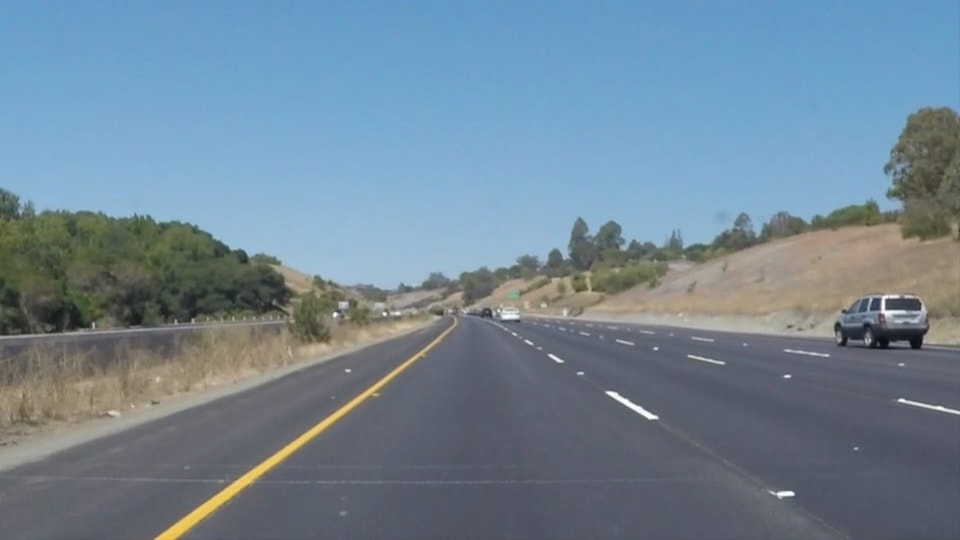
#> input picture CarND-LaneLines-P1/test_images/solidYellowCurve.jpg, 960 x 540 px
$ jupyter execute --allow-errors P1.ipynb   (shell and % lines are left out)
#> lines starting #> are read from the running program, lines starting #| are printed output that depends on the picture; after the words box and inside, x2 and y2 are one past the last pixel; in counts of white or black regions, pixels touching at a corner belong together
# **Finding Lane Lines on the Road**
***
In this project, you will use the tools you learned about in the lesson to identify lane lines on the road.  You can develop your pipeline on a series of individual images, and later apply the result to a video stream (really just a series of images). Check out the video clip "raw-lines-example.mp4" (also contained in this repository) to see what the output should look like after using the helper functions below.

Once you have a result that looks roughly like "raw-lines-example.mp4", you'll need to get creative and try to average and/or extrapolate the line segments you've detected to map out the full extent of the lane lines.  You can see an example of the result you're going for in the video "P1_example.mp4".  Ultimately, you would like to draw just one line for the left side of the lane, and one for the right.

---
Let's have a look at our first image called 'test_images/solidWhiteRight.jpg'.  Run the 2 cells below (hit Shift-Enter or the "play" button above) to display the image.

**Note** If, at any point, you encounter frozen display windows or other confounding issues, you can always start again with a clean slate by going to the "Kernel" menu above and selecting "Restart & Clear Output".

---

**The tools you have are color selection, region of interest selection, grayscaling, Gaussian smoothing, Canny Edge Detection and Hough Tranform line detection.  You  are also free to explore and try other techniques that were not presented in the lesson.  Your goal is piece together a pipeline to detect the line segments in the image, then average/extrapolate them and draw them onto the image for display (as below).  Once you have a working pipeline, try it out on the video stream below.**

---

<figure>

 <figcaption>
 <p></p>
 <p style="text-align: center;"> Your output should look something like this (above) after detecting line segments using the helper functions below </p>
 </figcaption>
</figure>
 <p></p>
<figure>

 <figcaption>
 <p></p>
 <p style="text-align: center;"> Your goal is to connect/average/extrapolate line segments to get output like this</p>
 </figcaption>
</figure>

[cell 1]
#importing some useful packages
import matplotlib.pyplot as plt
import matplotlib.image as mpimg
import numpy as np
import cv2

[cell 2]
#reading in an image
image = mpimg.imread('test_images/solidYellowCurve.jpg')
#> image is the input picture: shape (540, 960, 3); mean R, G, B 113, 133.4, 149
#printing out some stats and plotting
print('This image is:', type(image), 'with dimesions:', image.shape)
#| This image is: <class 'numpy.ndarray'> with dimesions: (540, 960, 3)
plt.imshow(image)  #call as plt.imshow(gray, cmap='gray') to show a grayscaled image

**Some OpenCV functions (beyond those introduced in the lesson) that might be useful for this project are:**

`cv2.inRange()` for color selection
`cv2.fillPoly()` for regions selection
`cv2.line()` to draw lines on an image given endpoints
`cv2.addWeighted()` to coadd / overlay two images
`cv2.cvtColor()` to grayscale or change color
`cv2.imwrite()` to output images to file
`cv2.bitwise_and()` to apply a mask to an image

**Check out the OpenCV documentation to learn about these and discover even more awesome functionality!**

Below are some helper functions to help get you started. They should look familiar from the lesson!

[cell 3]
import math

def grayscale(img):
    """Applies the Grayscale transform
    This will return an image with only one color channel
    but NOTE: to see the returned image as grayscale
    you should call plt.imshow(gray, cmap='gray')"""
    return cv2.cvtColor(img, cv2.COLOR_RGB2GRAY)
    # Or use BGR2GRAY if you read an image with cv2.imread()
    # return cv2.cvtColor(img, cv2.COLOR_BGR2GRAY)

def canny(img, low_threshold, high_threshold):
    """Applies the Canny transform"""
    return cv2.Canny(img, low_threshold, high_threshold)

def gaussian_blur(img, kernel_size):
    """Applies a Gaussian Noise kernel"""
    return cv2.GaussianBlur(img, (kernel_size, kernel_size), 0)

def region_of_interest(img, vertices):
    """
    Applies an image mask.

    Only keeps the region of the image defined by the polygon
    formed from `vertices`. The rest of the image is set to black.
    """
    #defining a blank mask to start with
    mask = np.zeros_like(img)

    #defining a 3 channel or 1 channel color to fill the mask with depending on the input image
    if len(img.shape) > 2:
        channel_count = img.shape[2]  # i.e. 3 or 4 depending on your image
        ignore_mask_color = (255,) * channel_count
    else:
        ignore_mask_color = 255

    #filling pixels inside the polygon defined by "vertices" with the fill color
    cv2.fillPoly(mask, vertices, ignore_mask_color)

    #returning the image only where mask pixels are nonzero
    masked_image = cv2.bitwise_and(img, mask)
    return masked_image

def draw_vertices(img, vertices, color=[0, 255, 0], thickness=3):
    for i in range(0, vertices.shape[1]-1):
        cv2.line(img, (vertices[0][i][0], vertices[0][i][1]), (vertices[0][i+1][0], vertices[0][i+1][1]), color, thickness)

def draw_lines(img, lines, color=[255, 0, 0], thickness=8):
    for line in lines:
        for x1,y1,x2,y2 in line:
            cv2.line(img, (x1, y1), (x2, y2), color, thickness)

def slope(lines):
    slopes = [] # list that contains the slope of all lines
    for line in lines:
        for x1, y1, x2, y2 in line:
            if (x1 != x2):
                slopes.append((y2-y1)/(x2-x1))
            else:
                slopes.append(0)
    return np.array(slopes)

def slope_filter(lines, min_slope, max_slope):
    slopes = slope(lines)
    return lines[np.where((slopes<max_slope) & (slopes>min_slope))[0],:,:]

def position_filter(lines, min_x, max_x):
    in_range = np.logical_and(np.logical_and(lines[:,0,0]>min_x,lines[:,0,0]<max_x),np.logical_and(lines[:,0,2]>min_x,lines[:,0,2]<max_x))
    return lines[np.where(in_range)[0],:,:]

# use opencv fitLine function
# [8 lines left out: function fit_lines_cv, not called in this run]

# distance between point(x,y) and line(x=ay+b)
def distance(x,y,a,b):
    return a*a*np.square(x-a*y+b)+np.square(a*y-x+b)

def line2points(lines):
    x = []
    y = []
    step = 2
    for line in lines:
        for x1, y1, x2, y2 in line:
            p = x1
            # y = ax+b
            a = (y2-y1)/(x2-x1)
            b = y1 - a*x1
            while p<=x2:
                x.append(p)
                y.append(a*p+b)
                p = p+step
            x.append(x2)
            y.append(y2)
    return np.array(x), np.array(y)

def fit_lines(lines, y_min, y_max):
    # first, fit all lines to a single line
    x, y = line2points(lines)
    p = np.polyfit(y, x, 1) # linear fit

    # remove 10% points that has largest distance to the line
    distances = distance(x,y,p[0],p[1])
    points = np.column_stack((x,y,distances))
    points.view('float,float,float').sort(order=['f2'], axis=0)
    total = points.shape[0]
    n = int(total*0.1)

    # fit again
    x = points[:total-n,0]
    y = points[:total-n,1]
    p = np.polyfit(y, x, 1)
    return np.array([[(p[0]*y_min+p[1], y_min, p[0]*y_max+p[1], y_max)]]).astype(int)

# divide lines into left and right lanes and then extropolate (with averaging) two lanes
def draw_lanes(img, lines, y_min, y_max, x_left, x_right, debug):
#     print('draw lanes', lines.shape)
    left_lines = lines
    right_lines = lines
    # apply slope filter
    left_lines = slope_filter(left_lines, -0.9, -0.4)
    right_lines = slope_filter(right_lines, 0.3, 0.9)
#     print('after slope filter', left_lines.shape, right_lines.shape)
    # apply position filter
    left_lines = position_filter(left_lines, 0, x_left)
    right_lines = position_filter(right_lines, x_right, 9999)
#     print('after position filter', left_lines.shape, right_lines.shape)

    if debug:
        draw_lines(img, lines, [0, 0, 255], 3)# all detected lines
        draw_lines(img, left_lines, [0, 255, 255], 3)# lines for left lane after filtering
        draw_lines(img, right_lines, [255, 0, 255], 3)# lines for right lane after filtering

    # fit both lanes
    left_lines = fit_lines(left_lines, y_min, y_max)
    right_lines = fit_lines(right_lines, y_min, y_max)
    lanes = np.concatenate((left_lines, right_lines))
    draw_lines(img, lanes, [255,0,0], 8)

# Python 3 has support for cool math symbols.
def weighted_img(img, initial_img, α=0.8, β=1., λ=0.):
    """
    `img` is the output of the hough_lines(), An image with lines drawn on it.
    Should be a blank image (all black) with lines drawn on it.

    `initial_img` should be the image before any processing.

    The result image is computed as follows:

    initial_img * α + img * β + λ
    NOTE: initial_img and img must be the same shape!
    """
    return cv2.addWeighted(initial_img, α, img, β, λ)

## Test on Images
### Pipeline

Now you should build your pipeline to work on the images in the directory "test_images"
**You should make sure your pipeline works well on these images before you try the videos.**

[cell 4]
def pipeline(img):
    initial_img = img
    height = img.shape[0]
    length = img.shape[1]
    # canny edege detection constants
    low_threshold = 10
    high_threshold = 40
    kernel_size = 3
    # region of interest constants (assume left and right lanes are assymetric and the region is a trapeziod)
    top_y = int(0.6*height)
    bottom_x_margin_l = int(length/9)
    bottom_x_margin_r = int(length/12)
    top_x_width = (length/12)
    vertices = np.array([[(bottom_x_margin_l, height), (int(length/2-top_x_width), top_y), (int(length/2+top_x_width), top_y), (length-bottom_x_margin_r, height), (length-2*bottom_x_margin_r, height), (int(length/2), int(top_y+height/15)), (2*bottom_x_margin_l, height)]])
    # hough transform constanst
    rho = 1
    theta = np.pi/180
    threshold = 1
    min_line_len = 30
    max_line_gap = 10

    img = grayscale(img)
    img = canny(gaussian_blur(img, kernel_size), low_threshold, high_threshold)
    img = region_of_interest(img, vertices)
    lines = cv2.HoughLinesP(img, rho, theta, threshold, np.array([]), minLineLength=min_line_len, maxLineGap=max_line_gap)
    line_img = np.zeros((img.shape[0], img.shape[1], 3), dtype=np.uint8)
    debug = False
    if debug:
        draw_vertices(line_img, vertices)
    draw_lanes(line_img, lines, top_y, height, length*0.45, length*0.55, debug)
    img = weighted_img(line_img, initial_img)

    return img

import os
folder = 'test_images/'
prefix = 'processed_'
files = os.listdir(folder)
#> (the rest of this cell did not finish here and is left out)

## Test on images
### Process and save images

[cell 5]
for file in files:
    img = mpimg.imread(folder + file)
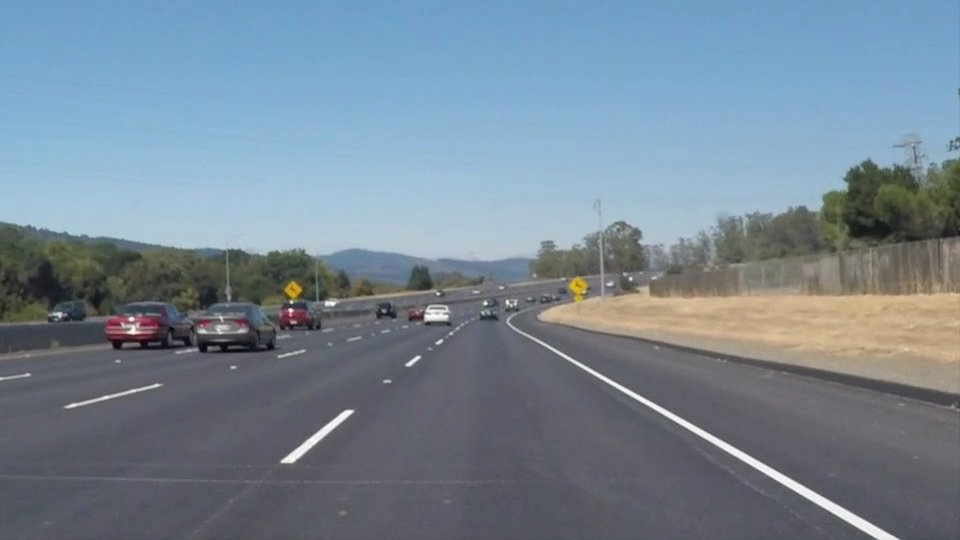
#> input picture CarND-LaneLines-P1/test_images/solidWhiteCurve.jpg, 960 x 540 px
#> img is the input picture: shape (540, 960, 3); mean R, G, B 118.5, 134.5, 148.1
    processed_img = pipeline(img)
#> in grayscale, `return cv2.cvtColor(img, cv2.COLOR_RGB2GRAY)`:
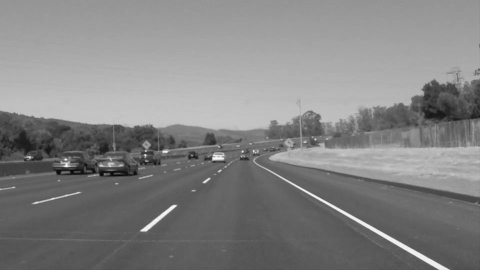
#> returned value: shape (540, 960) (shown at 1/2 size); min 5, max 255, mean 131.2
#> in canny, `return cv2.Canny(img, low_threshold, high_threshold)`:
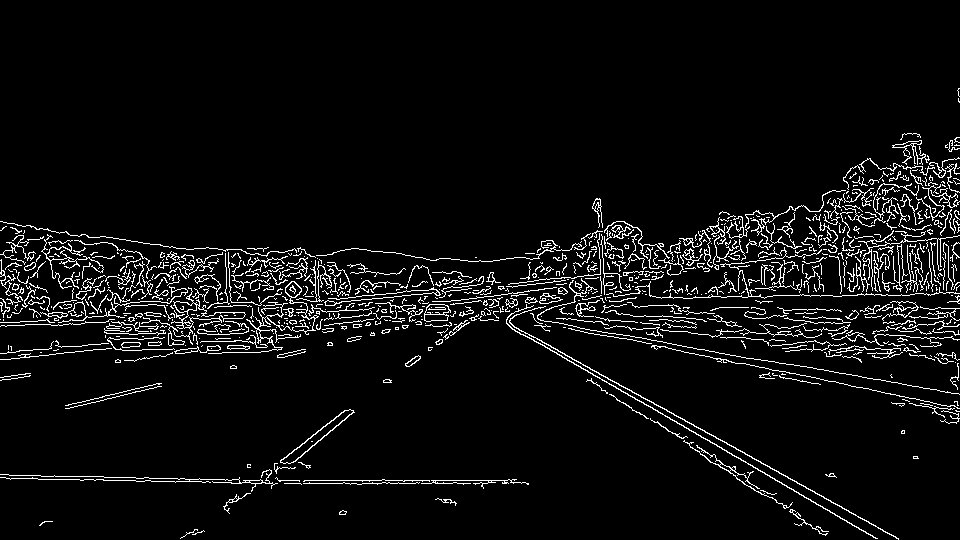
#> returned value: shape (540, 960); 5.4% white in thin lines or dots, all inside (x1, y1, x2, y2) = (0, 88, 960, 540)
#> in region_of_interest, `cv2.fillPoly(mask, vertices, ignore_mask_color)`:
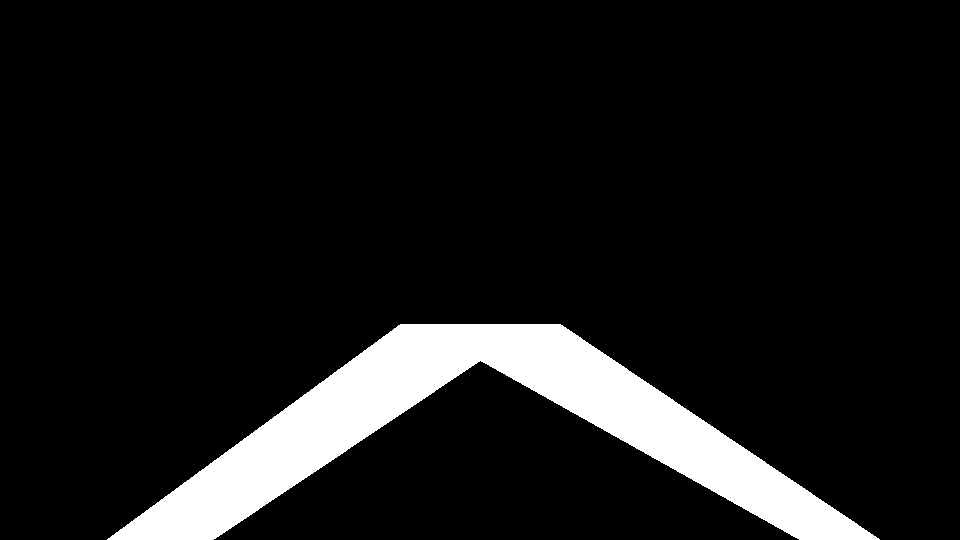
#> mask: shape (540, 960); 9.4% white; 1 white region, box (x1, y1, x2, y2) and area: (107, 324, 880, 540) 48516
#> in region_of_interest, `masked_image = cv2.bitwise_and(img, mask)`:
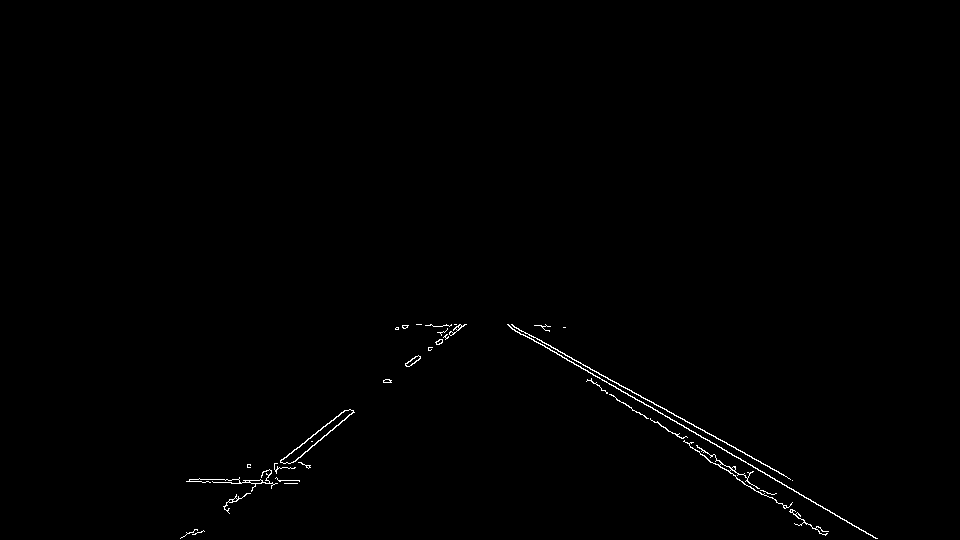
#> masked_image: shape (540, 960); 0.5% white in thin lines or dots, all inside (x1, y1, x2, y2) = (180, 324, 878, 539)
#> in pipeline, `lines = cv2.HoughLinesP(img, rho, theta, threshold, np.array([]), minL..`: lines = 23 rows, first 6: [511, 324, 792, 480], [405, 365, 459, 324], [601, 390, 715, 456], [508, 325, 877, 538], [419, 356, 458, 326], [700, 454, 798, 513]
#> in draw_lanes, `left_lines = lines`: left_lines has the same summary as lines in pipeline
#> in draw_lanes, `right_lines = lines`: right_lines has the same summary as lines in pipeline
#> the loop in slope, `for line in lines:` made 23 passes
#> after the loop in slope, `for line in lines:`: slopes = [0.555, -0.759, 0.579, 0.577, -0.769, 0.602, -0.789, 0.512, 0.0652, -0.765, -0.889, 0.5, -0.811, -0.743, 0.0784, 0.554, 0.58, 0.569, 0.571, 0.533, -0.767, 0.574, 0.55]
#> in slope_filter, `slopes = slope(lines)`: slopes = 23 values, max 0.602 at index 5, min -0.889 at index 10, mean 0.0482
#> in draw_lanes, `left_lines = slope_filter(left_lines, -0.9, -0.4)`: left_lines = [[405, 365, 459, 324], [419, 356, 458, 326], [251, 483, 289, 453], [225, 509, 259, 483], [300, 457, 336, 425], [257, 480, 310, 437], [430, 350, 465, 324], [430, 347, 460, 324]]
#> the loop in slope (call 2), `for line in lines:` made 23 passes
#> in draw_lanes, `right_lines = slope_filter(right_lines, 0.3, 0.9)`: right_lines = 13 rows, first 6: [511, 324, 792, 480], [601, 390, 715, 456], [508, 325, 877, 538], [700, 454, 798, 513], [690, 447, 731, 468], [751, 488, 781, 503]
#> in position_filter, `in_range = np.logical_and(np.logical_and(lines[:,0,0]>min_x,lines[:,0,..`: in_range = [False, False, True, True, True, True, False, False]
#> in draw_lanes, `left_lines = position_filter(left_lines, 0, x_left)`: left_lines = [[251, 483, 289, 453], [225, 509, 259, 483], [300, 457, 336, 425], [257, 480, 310, 437]]
#> in draw_lanes, `right_lines = position_filter(right_lines, x_right, 9999)`: right_lines = [[601, 390, 715, 456], [700, 454, 798, 513], [690, 447, 731, 468], [751, 488, 781, 503], [553, 348, 645, 399], [787, 487, 875, 538], [735, 447, 786, 476], [632, 410, 681, 438], [715, 461, 745, 477], [710, 441, 757, 468], [680, 417, 720, 439]]
#> the loop in line2points, `for line in lines:` made 4 passes
#> after the loop in line2points, `for line in lines:`: x = 88 values, max 336 at index 58, min 225 at index 21, mean 279.9; y = 88 values, max 509 at index 21, min 425 at index 58, mean 464.3
#> in fit_lines, `p = np.polyfit(y, x, 1)`: p = [-1.32, 890.8]
#> in fit_lines, `distances = distance(x,y,p[0],p[1])`: distances = 88 values, max 5559209.7 at index 40, min 5458377.3 at index 87, mean 5494104.2
#> in fit_lines, `points = np.column_stack((x,y,distances))`: points = 88 rows, first 8: [251, 483, 5467724], [253, 481.4, 5467248.3], [255, 479.8, 5466772.7], [257, 478.3, 5466297], [259, 476.7, 5465821.5], [261, 475.1, 5465345.9], [263, 473.5, 5464870.4], [265, 471.9, 5464394.9]
#> in fit_lines, `x = points[:total-n,0]`: x = 80 values, max 336 at index 68, min 225 at index 67, mean 277.2
#> in fit_lines, `y = points[:total-n,1]`: y = 80 values, max 509 at index 67, min 425 at index 68, mean 465.6
#> in fit_lines, `p = np.polyfit(y, x, 1)`: p = [-1.29, 877]
#> in draw_lanes, `left_lines = fit_lines(left_lines, y_min, y_max)`: left_lines = [[459, 324, 181, 540]]
#> the loop in line2points (call 2), `for line in lines:` made 11 passes
#> in fit_lines (call 2), `points = np.column_stack((x,y,distances))`: points = 360 rows, first 8: [601, 390, 3915.3], [603, 391.2, 3884.5], [605, 392.3, 3853.8], [607, 393.5, 3823.2], [609, 394.6, 3792.7], [611, 395.8, 3762.4], [613, 396.9, 3732.3], [615, 398.1, 3702.2]
#> in draw_lanes, `right_lines = fit_lines(right_lines, y_min, y_max)`: right_lines = [[508, 324, 862, 540]]
#> in draw_lanes, `lanes = np.concatenate((left_lines, right_lines))`: lanes = [[459, 324, 181, 540], [508, 324, 862, 540]]
#> the loop in draw_lines, `for line in lines:` made 2 passes
#> after the loop in draw_lines, `for line in lines:`:
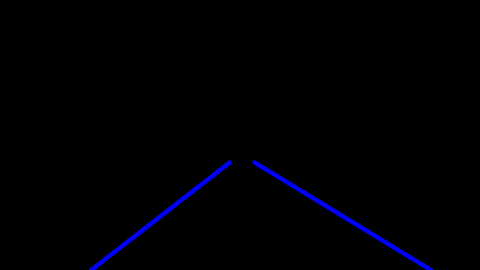
#> img: shape (540, 960, 3) (shown at 1/2 size); mean of channels 0, 1, 2 3.3, 0, 0; drawn as B, G, R
#> in weighted_img, `return cv2.addWeighted(initial_img, α, img, β, λ)`:
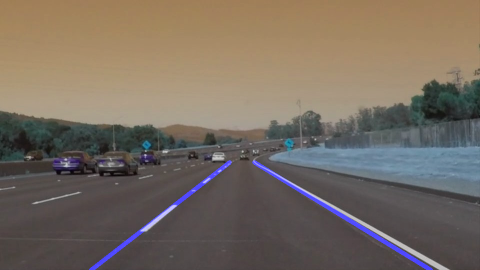
#> returned value: shape (540, 960, 3) (shown at 1/2 size); mean of channels 0, 1, 2 96.9, 107.6, 118.5; drawn as B, G, R
    mpimg.imsave(folder + prefix + file, processed_img)
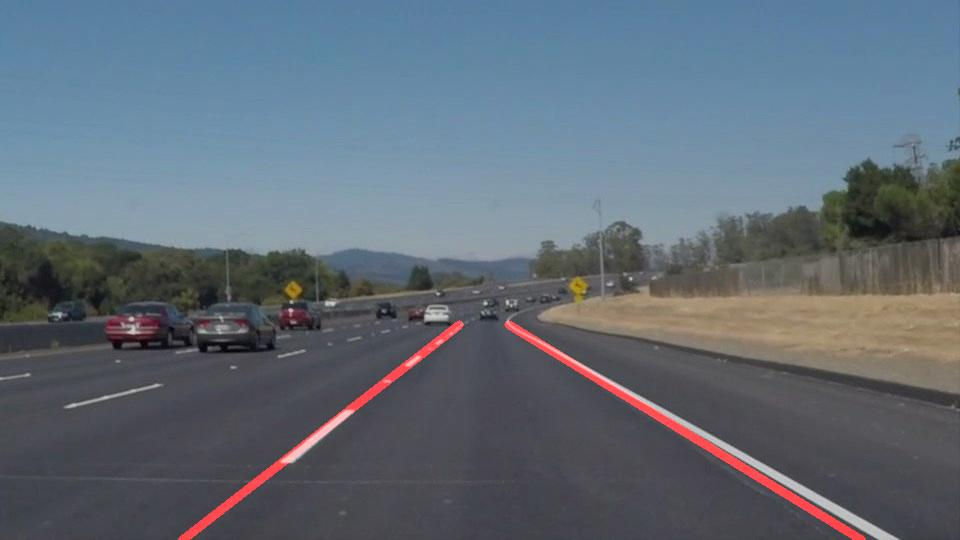
#> saved as processed_solidWhiteCurve.jpg: shape (540, 960, 3); mean R, G, B 97.1, 107.5, 118.5
